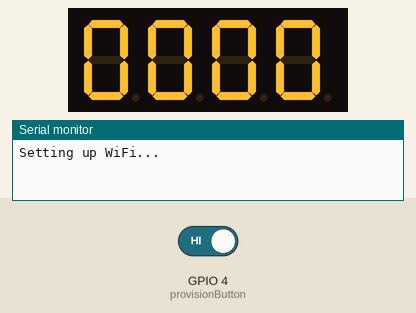
The sketch below on a simulated ESP32. On the bench: 4-digit seven-segment display, the last lines printed to the serial monitor. The test bench sets the inputs (shaded band); at power-on: GPIO 4 (provisionButton) HIGH. WiFi joins after 1.5 s; servers stay silent unless stated; the local clock reads 2024-03-15 10:24:30 at power-on unless the sketch sets it. At 8.8 s the program restarts the board; the recording ends there.

Above: at 0.1 s.
At 2.7 s:
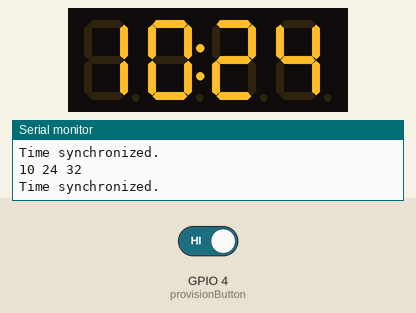
2.8 s: GPIO 4 (provisionButton) driven LOW
Timing chart, 0 to 5.8 s (numbered marks = the images above; inputs shaded):
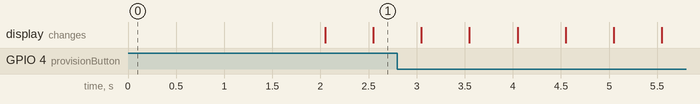

The sketch:

ip-clock.ino
```cpp
// https://github.com/tzapu/WiFiManager
// https://github.com/avishorp/TM1637
#include <WiFiManager.h>
#include <TM1637Display.h>
#include <sntp.h>
#include <time.h>

/**
* Captive portal settings
*/
const int provisionButton = 4;
const uint32_t provisionPressMs = 3000;
const char* provisionSSID = "IP-Clock";
WiFiManager wifiManager;

/**
* TM1637 display settings
*/
TM1637Display display(/* clk = */ 2, /* dio = */ 3);

/**
 * NTP server and timezone setup
 */
const char* ntpServer = "north-america.pool.ntp.org";
const char* timeZone = "PST8PDT,M3.2.0,M11.1.0";

/**
 * Timer setup
 */
hw_timer_t* timer = NULL;
volatile SemaphoreHandle_t timerSemaphore;
void ARDUINO_ISR_ATTR onTimer() { xSemaphoreGiveFromISR(timerSemaphore, NULL); }

void setup() {
  Serial.begin(115200);
  pinMode(provisionButton, INPUT_PULLUP);
  WiFi.mode(WIFI_STA);

  Serial.println("Setting up WiFi...");
  display.setBrightness(0x0f);
  display.showNumberDec(0, true);

  // One minute timeout
  wifiManager.setConfigPortalTimeout(60);

  // Use saved WiFi credentials; open the portal if it fails
  if (!wifiManager.autoConnect(provisionSSID)) {
    Serial.println("WiFi setup failed. Rebooting in 3s...");
    delay(3000);
    ESP.restart();
  }

  Serial.println("WiFi setup complete.");

  // Sync time with NTP server
  configTzTime(timeZone, ntpServer);

  // Wait for the sync to be completed.
  Serial.println("Waiting for NTP time synchronization...");
  while (sntp_get_sync_status() != SNTP_SYNC_STATUS_COMPLETED) {
    delay(1000);
    Serial.print(".");
  }
  Serial.print("\nTime synchronized: ");
  Serial.println(time(nullptr));

  // Set up timer to trigger an update every second
  timerSemaphore = xSemaphoreCreateBinary();
  // Set timer resolution to 1Mhz; trigger the timer ervery 1M cycles (1s).
  timer = timerBegin(/* frequency = */ 1000000);
  timerAttachInterrupt(timer, &onTimer);
  timerAlarm(timer, /* alarm_value = */
             500000, /* autoreload = */ true,
             /* reload_count = */ 0);
}

void loop() {
  static uint32_t pressedAt = 0;
  if (digitalRead(provisionButton) == LOW) {
    if (!pressedAt) {
      pressedAt = millis();
    }
    if (millis() - pressedAt > provisionPressMs) {
      Serial.println("Entering provisioning mode...");
      wifiManager.startConfigPortal(provisionSSID);
      // Reboot regardless if provisioning was successful
      Serial.println("Rebooting in 3s...");
      delay(3000);
      ESP.restart();
    }
  } else {
    pressedAt = 0;
  }

  // Update once per second.
  if (xSemaphoreTake(timerSemaphore, 0) != pdTRUE) {
    return;
  }

  time_t now = time(nullptr);
  struct tm *timeinfo = localtime(&now);
  updateTimeDisplay(timeinfo);

  static int day = 0;
  if (timeinfo->tm_mday != day) {
    if (day != 0) {
      // Resync with NTP server once a day at midnight
      configTzTime(timeZone, ntpServer);
    }
    day = timeinfo->tm_mday;
  }

  sntp_sync_status_t syncStatus = sntp_get_sync_status();
  if (syncStatus == SNTP_SYNC_STATUS_COMPLETED) {
    Serial.println("Time synchronized.");
  }
}

void updateTimeDisplay(tm *timeinfo) {
  static bool colonOn = false;
  uint8_t digits[4];
  int hour = timeinfo->tm_hour;
  int minute = timeinfo->tm_min;

  digits[0] = display.encodeDigit(hour / 10);
  digits[1] = display.encodeDigit(hour % 10);
  digits[2] = display.encodeDigit(minute / 10);
  digits[3] = display.encodeDigit(minute % 10);

  if (colonOn) {
    digits[1] |= 0x80;
  }
  colonOn = !colonOn;

  Serial.print(int(hour/10));
  Serial.print(int(hour%10));
  Serial.print(colonOn ? ":" : " ");
  Serial.print(int(minute/10));
  Serial.print(int(minute%10));
  Serial.print(colonOn ? ":" : " ");
  Serial.print(int(timeinfo->tm_sec/10));
  Serial.print(int(timeinfo->tm_sec%10));
  Serial.println();

  display.setSegments(digits);
}
```
